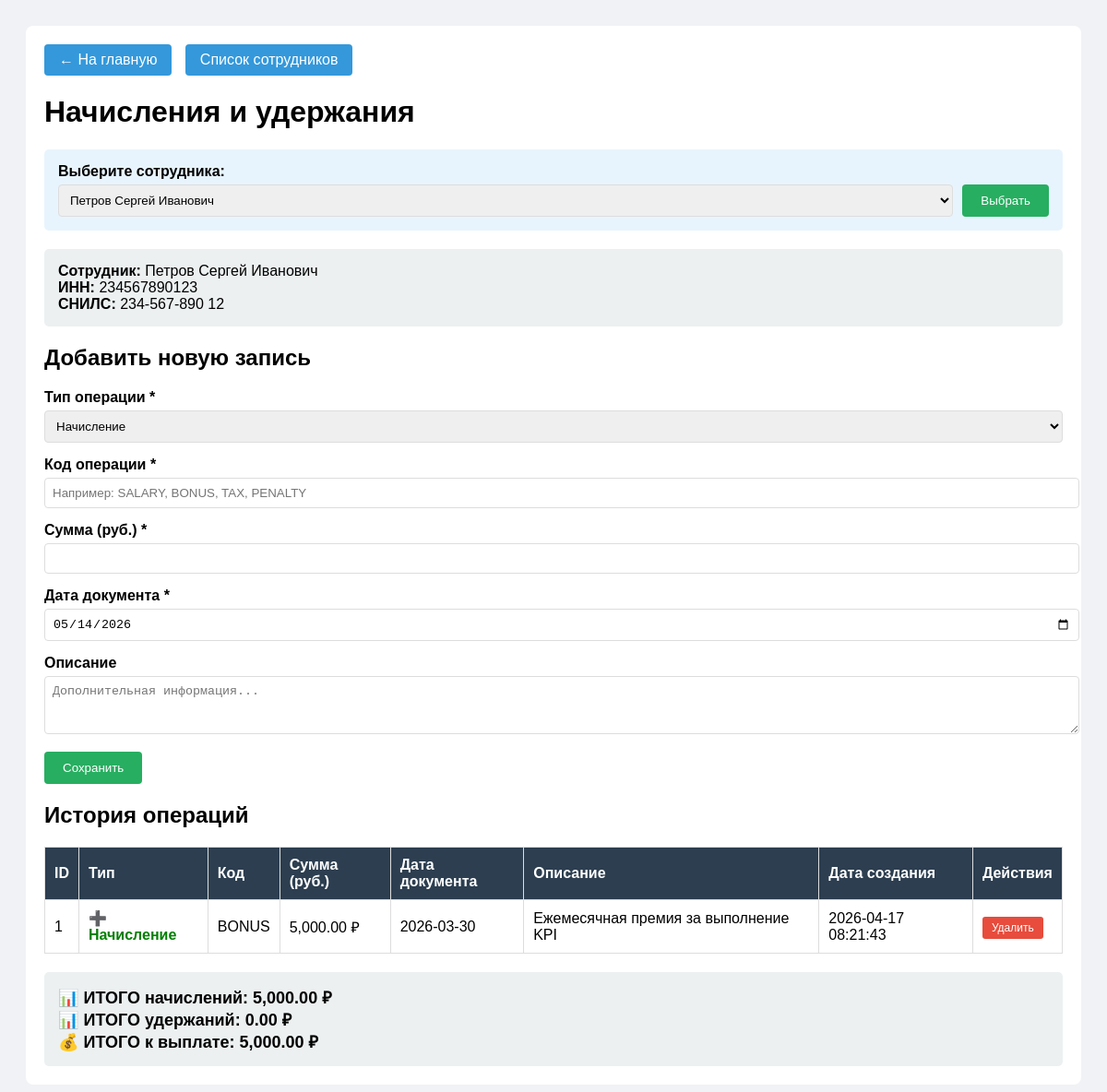
/accruals.php?employee_id=2, run on the app's committed database.
### tables this page shows
CREATE TABLE `employees` (
  `employee_id` int(11) NOT NULL,
  `last_name` varchar(100) NOT NULL,
  `first_name` varchar(100) NOT NULL,
  `middle_name` varchar(100) DEFAULT NULL,
  `inn` varchar(12) DEFAULT NULL,
  `snils` varchar(14) DEFAULT NULL,
  `birth_date` date DEFAULT NULL,
  `hire_date` date NOT NULL,
  `dismissal_date` date DEFAULT NULL,
  `department_id` int(11) DEFAULT NULL,
  `position_id` int(11) DEFAULT NULL,
  `created_at` timestamp NULL DEFAULT current_timestamp()
);

CREATE TABLE `accruals_deductions` (
  `record_id` int(11) NOT NULL,
  `employee_id` int(11) NOT NULL,
  `calc_id` int(11) DEFAULT NULL,
  `type` enum('accrual','deduction') NOT NULL,
  `code` varchar(50) NOT NULL,
  `amount` decimal(12,2) NOT NULL,
  `document_date` date DEFAULT NULL,
  `description` text DEFAULT NULL,
  `created_at` timestamp NULL DEFAULT current_timestamp()
);

### accruals.php (the view, shortened to what this page needs)
<?php
require_once 'config.php';
$error = '';
$employee_id = isset($_GET['employee_id']) ? (int)$_GET['employee_id'] : 0;
$all_employees = [];
try {
    $stmt = $pdo->query("SELECT employee_id, last_name, first_name, middle_name FROM employees ORDER BY last_name");
    $all_employees = $stmt->fetchAll();
} catch(PDOException $e) {
    $error = "Ошибка загрузки сотрудников: " . $e->getMessage();
}
$employee = null;
if ($employee_id > 0) {
    try {
        $stmt = $pdo->prepare("SELECT * FROM employees WHERE employee_id = ?");
        $stmt->execute([$employee_id]);
        $employee = $stmt->fetch();
    } catch(PDOException $e) {
        $error = "Ошибка: " . $e->getMessage();
    }
}
$accruals = [];
if ($employee_id > 0 && $employee) {
    try {
        $stmt = $pdo->prepare("SELECT * FROM accruals_deductions WHERE employee_id = ? ORDER BY created_at DESC");
        $stmt->execute([$employee_id]);
        $accruals = $stmt->fetchAll();
    } catch(PDOException $e) {
        $error = "Ошибка: " . $e->getMessage();
    }
}
?>
<!DOCTYPE html>
<html lang="ru">
<head>
</head>
<body>
<div class="container">
    <div class="nav">
        <a href="index.php">← На главную</a>
        <a href="index.php">Список сотрудников</a>
    </div>
    <h1>Начисления и удержания</h1>
    <div class="employee-selector">
        <form method="POST" style="display: flex; gap: 10px; width: 100%;">
            <div class="form-group" style="flex: 3;">
                <label>Выберите сотрудника:</label>
                <select name="select_employee" style="width: 100%;">
                    <?php foreach ($all_employees as $emp): ?>
                        <option value="<?= $emp['employee_id'] ?>" <?= ($employee_id == $emp['employee_id']) ? 'selected' : '' ?>>
                            <?= htmlspecialchars($emp['last_name'] . ' ' . $emp['first_name'] . ' ' . ($emp['middle_name'] ?? '')) ?>
                        </option>
                    <?php endforeach; ?>
                </select>
            </div>
            <div class="form-group" style="flex: 0;">
                <label>&nbsp;</label>
                <button type="submit" name="change_employee">Выбрать</button>
            </div>
        </form>
    </div>
    <?php if ($employee && $employee_id > 0): ?>
        <div class="info-employee">
            <strong>Сотрудник:</strong> <?= htmlspecialchars($employee['last_name'] . ' ' . $employee['first_name'] . ' ' . ($employee['middle_name'] ?? '')) ?>
            <br>
            <strong>ИНН:</strong> <?= htmlspecialchars($employee['inn'] ?? '-') ?>
            <br>
            <strong>СНИЛС:</strong> <?= htmlspecialchars($employee['snils'] ?? '-') ?>
        </div>
        <h2>Добавить новую запись</h2>
        <form method="POST">
            <div class="form-group">
                <label>Тип операции *</label>
                <select name="type" required>
                    <option value="accrual">Начисление</option>
                </select>
            </div>
            <div class="form-group">
                <label>Код операции *</label>
                <input type="text" name="code" placeholder="Например: SALARY, BONUS, TAX, PENALTY" required>
            </div>
            <div class="form-group">
                <label>Сумма (руб.) *</label>
                <input type="number" step="0.01" name="amount" required>
            </div>
            <div class="form-group">
                <label>Дата документа *</label>
                <input type="date" name="document_date" value="<?= date('Y-m-d') ?>" required>
            </div>
            <div class="form-group">
                <label>Описание</label>
                <textarea name="description" rows="3" placeholder="Дополнительная информация..."></textarea>
            </div>
            <button type="submit" name="save">Сохранить</button>
        </form>
        <h2>История операций</h2>
        <?php
        $total_accruals = 0;
        $total_deductions = 0;
        foreach ($accruals as $item) {
            if ($item['type'] == 'accrual') {
                $total_accruals += $item['amount'];
            } else {
                $total_deductions += $item['amount'];
            }
        }
        $total = $total_accruals - $total_deductions;
        ?>
        <?php if (empty($accruals)): ?>
            <p>Нет данных о начислениях и удержаниях</p>
        <?php else: ?>
            <table>
                <thead>
                    <tr>
                        <th>ID</th>
                        <th>Тип</th>
                        <th>Код</th>
                        <th>Сумма (руб.)</th>
                        <th>Дата документа</th>
                        <th>Описание</th>
                        <th>Дата создания</th>
                        <th>Действия</th>
                    </tr>
                </thead>
                <tbody>
                    <?php foreach ($accruals as $item): ?>
                        <tr>
                            <td><?= $item['record_id'] ?></td>
                            <td class="<?= $item['type'] == 'accrual' ? 'accrual' : 'deduction' ?>">
                                <?= $item['type'] == 'accrual' ? '➕ Начисление' : '➖ Удержание' ?>
                            </td>
                            <td><?= htmlspecialchars($item['code']) ?></td>
                            <td><?= number_format($item['amount'], 2) ?> ₽</td>
                            <td><?= $item['document_date'] ?? '-' ?></td>
                            <td><?= htmlspecialchars($item['description'] ?? '-') ?></td>
                            <td><?= $item['created_at'] ?? '-' ?></td>
                            <td>
                                <a href="accruals.php?employee_id=<?= $employee_id ?>&delete_id=<?= $item['record_id'] ?>"
                                   class="btn-delete"
                                   onclick="return confirm('Удалить запись?')">Удалить</a>
                            </td>
                        </tr>
                    <?php endforeach; ?>
                </tbody>
            </table>
            <div class="total">
                📊 ИТОГО начислений: <?= number_format($total_accruals, 2) ?> ₽<br>
                📊 ИТОГО удержаний: <?= number_format($total_deductions, 2) ?> ₽<br>
                💰 ИТОГО к выплате: <?= number_format($total, 2) ?> ₽
            </div>
        <?php endif; ?>
    <?php elseif ($employee_id <= 0 && !$error): ?>
        <div class="info-employee" style="background: #fff3cd; color: #856404;">
            <p>👈 Пожалуйста, выберите сотрудника из списка слева</p>
        </div>
    <?php endif; ?>
</div>
</body>
</html>

### accruals.php (style rules this page uses)
body { font-family: Arial; background: #f0f2f5; padding: 20px; }
.container { max-width: 1200px; margin: 0 auto; background: white; border-radius: 8px; padding: 20px; }
.form-group { margin-bottom: 15px; }
label { display: block; margin-bottom: 5px; font-weight: bold; }
input, select, textarea { width: 100%; padding: 8px; border: 1px solid #ddd; border-radius: 4px; }
button { background: #27ae60; color: white; padding: 10px 20px; border: none; border-radius: 4px; cursor: pointer; }
table { width: 100%; border-collapse: collapse; margin-top: 20px; }
th, td { border: 1px solid #ddd; padding: 10px; text-align: left; }
th { background: #2c3e50; color: white; }
.nav { margin-bottom: 20px; }
.nav a { margin-right: 10px; text-decoration: none; background: #3498db; color: white; padding: 8px 16px; border-radius: 4px; display: inline-block; }
.accrual { color: green; font-weight: bold; }
.btn-delete { background: #e74c3c; color: white; padding: 5px 10px; text-decoration: none; border-radius: 3px; font-size: 12px; }
.total { margin-top: 20px; padding: 15px; background: #ecf0f1; border-radius: 5px; font-weight: bold; font-size: 18px; }
.info-employee { background: #ecf0f1; padding: 15px; border-radius: 5px; margin-bottom: 20px; }
.employee-selector { background: #e8f4fd; padding: 15px; border-radius: 5px; margin-bottom: 20px; display: flex; gap: 10px; align-items: flex-end; }
.employee-selector .form-group { flex: 1; margin-bottom: 0; }
.employee-selector button { margin-bottom: 0; width: auto; }

### data on the page
employees: last_name+first_name+middle_name "Петров Сергей Иванович", inn "234567890123", snils "234-567-890 12"
accruals_deductions: record_id "1", type "➕ Начисление", code "BONUS", amount "5,000.00", document_date "2026-03-30", description "Ежемесячная премия за выполнение KPI", created_at "2026-04-17 08:21:43"

### other printed values
$total_accruals "5,000.00"
$total_deductions "0.00"
$total "5,000.00"
form field select_employee "Петров Сергей Иванович"
